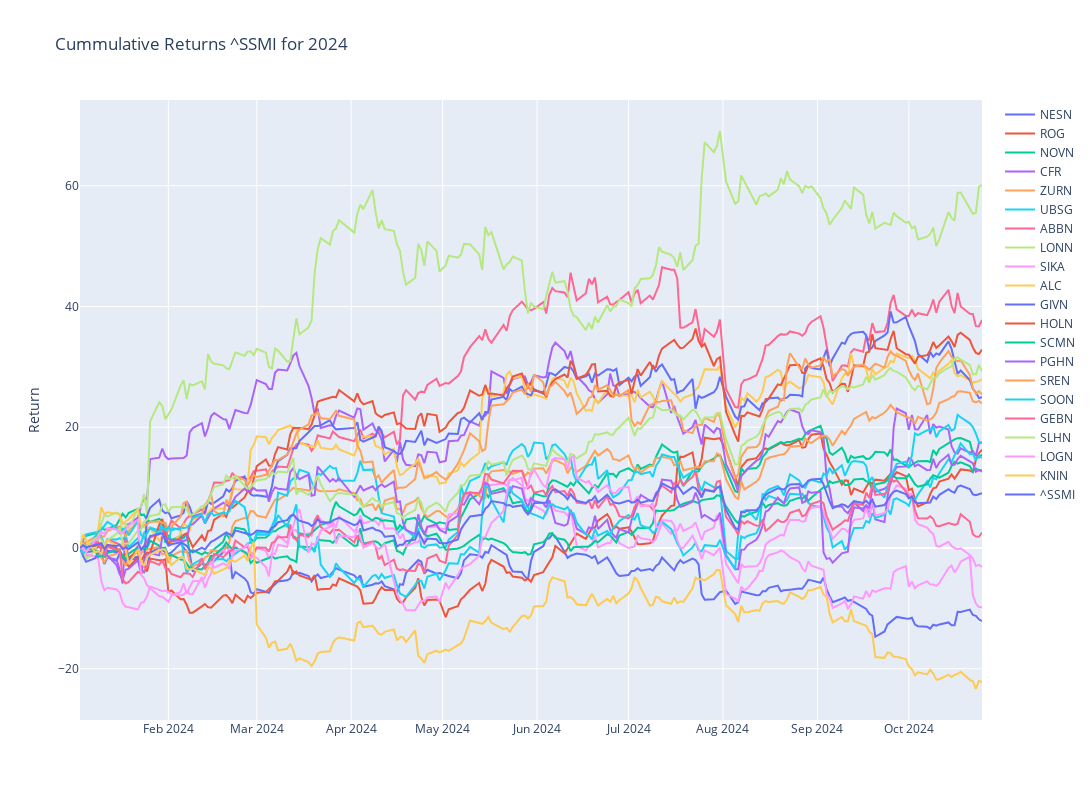

This figure's notebook cell:
### Code cell
# Plotly
fig = make_subplots()

# Graph (1,1)
# Loop all stock files and get cummulative return for year
for stock in tqdm(index_list):
    f = os.path.join("../input", stock)
    df = pd.read_csv(f+".csv",index_col="Date",parse_dates=True)
    df['Cummulative_Return'] = cumulative_return(df["Adj Close"].loc[year])
    fig.add_trace(go.Scatter(x=df['Cummulative_Return'].loc[year].index,y=df['Cummulative_Return'].loc[year],mode="lines",name=stock.split('.')[0]),row=1,col=1)

# Update xaxis properties
fig.update_yaxes(title_text="Return", row=1, col=1)

fig.update_layout(height=800, width=1300,showlegend=True,title=f"Cummulative Returns {ticker} for {year}")

fig.show()

### Figure 1 — Plotly figure (JSON) as saved in the notebook; plotly's stock layout.template omitted (floating-point values rounded to 4 significant figures; data arrays with more than 128 entries replaced by an {"elided": "..."} marker saying what was removed)
{"data": [{"mode": "lines", "name": "NESN", "type": "scatter", "x": {"elided": "207 str values"}, "xaxis": "x", "y": {"elided": "207 float values"}, "yaxis": "y"}, {"mode": "lines", "name": "ROG", "type": "scatter", "x": {"elided": "207 str values"}, "xaxis": "x", "y": {"elided": "207 float values"}, "yaxis": "y"}, {"mode": "lines", "name": "NOVN", "type": "scatter", "x": {"elided": "207 str values"}, "xaxis": "x", "y": {"elided": "207 float values"}, "yaxis": "y"}, {"mode": "lines", "name": "CFR", "type": "scatter", "x": {"elided": "207 str values"}, "xaxis": "x", "y": {"elided": "207 float values"}, "yaxis": "y"}, {"mode": "lines", "name": "ZURN", "type": "scatter", "x": {"elided": "207 str values"}, "xaxis": "x", "y": {"elided": "207 float values"}, "yaxis": "y"}, {"mode": "lines", "name": "UBSG", "type": "scatter", "x": {"elided": "207 str values"}, "xaxis": "x", "y": {"elided": "207 float values"}, "yaxis": "y"}, {"mode": "lines", "name": "ABBN", "type": "scatter", "x": {"elided": "207 str values"}, "xaxis": "x", "y": {"elided": "207 float values"}, "yaxis": "y"}, {"mode": "lines", "name": "LONN", "type": "scatter", "x": {"elided": "207 str values"}, "xaxis": "x", "y": {"elided": "207 float values"}, "yaxis": "y"}, {"mode": "lines", "name": "SIKA", "type": "scatter", "x": {"elided": "207 str values"}, "xaxis": "x", "y": {"elided": "207 float values"}, "yaxis": "y"}, {"mode": "lines", "name": "ALC", "type": "scatter", "x": {"elided": "207 str values"}, "xaxis": "x", "y": {"elided": "207 float values"}, "yaxis": "y"}, {"mode": "lines", "name": "GIVN", "type": "scatter", "x": {"elided": "207 str values"}, "xaxis": "x", "y": {"elided": "207 float values"}, "yaxis": "y"}, {"mode": "lines", "name": "HOLN", "type": "scatter", "x": {"elided": "207 str values"}, "xaxis": "x", "y": {"elided": "207 float values"}, "yaxis": "y"}, {"mode": "lines", "name": "SCMN", "type": "scatter", "x": {"elided": "207 str values"}, "xaxis": "x", "y": {"elided": "207 float values"}, "yaxis": "y"}, {"mode": "lines", "name": "PGHN", "type": "scatter", "x": {"elided": "207 str values"}, "xaxis": "x", "y": {"elided": "207 float values"}, "yaxis": "y"}, {"mode": "lines", "name": "SREN", "type": "scatter", "x": {"elided": "207 str values"}, "xaxis": "x", "y": {"elided": "207 float values"}, "yaxis": "y"}, {"mode": "lines", "name": "SOON", "type": "scatter", "x": {"elided": "207 str values"}, "xaxis": "x", "y": {"elided": "207 float values"}, "yaxis": "y"}, {"mode": "lines", "name": "GEBN", "type": "scatter", "x": {"elided": "207 str values"}, "xaxis": "x", "y": {"elided": "207 float values"}, "yaxis": "y"}, {"mode": "lines", "name": "SLHN", "type": "scatter", "x": {"elided": "207 str values"}, "xaxis": "x", "y": {"elided": "207 float values"}, "yaxis": "y"}, {"mode": "lines", "name": "LOGN", "type": "scatter", "x": {"elided": "207 str values"}, "xaxis": "x", "y": {"elided": "207 float values"}, "yaxis": "y"}, {"mode": "lines", "name": "KNIN", "type": "scatter", "x": {"elided": "207 str values"}, "xaxis": "x", "y": {"elided": "207 float values"}, "yaxis": "y"}, {"mode": "lines", "name": "^SSMI", "type": "scatter", "x": {"elided": "206 str values"}, "xaxis": "x", "y": {"elided": "206 float values"}, "yaxis": "y"}], "layout": {"height": 800, "showlegend": true, "title": {"text": "Cummulative Returns ^SSMI for 2024"}, "width": 1300, "xaxis": {"anchor": "y", "domain": [0, 1]}, "yaxis": {"anchor": "x", "domain": [0, 1], "title": {"text": "Return"}}}}
